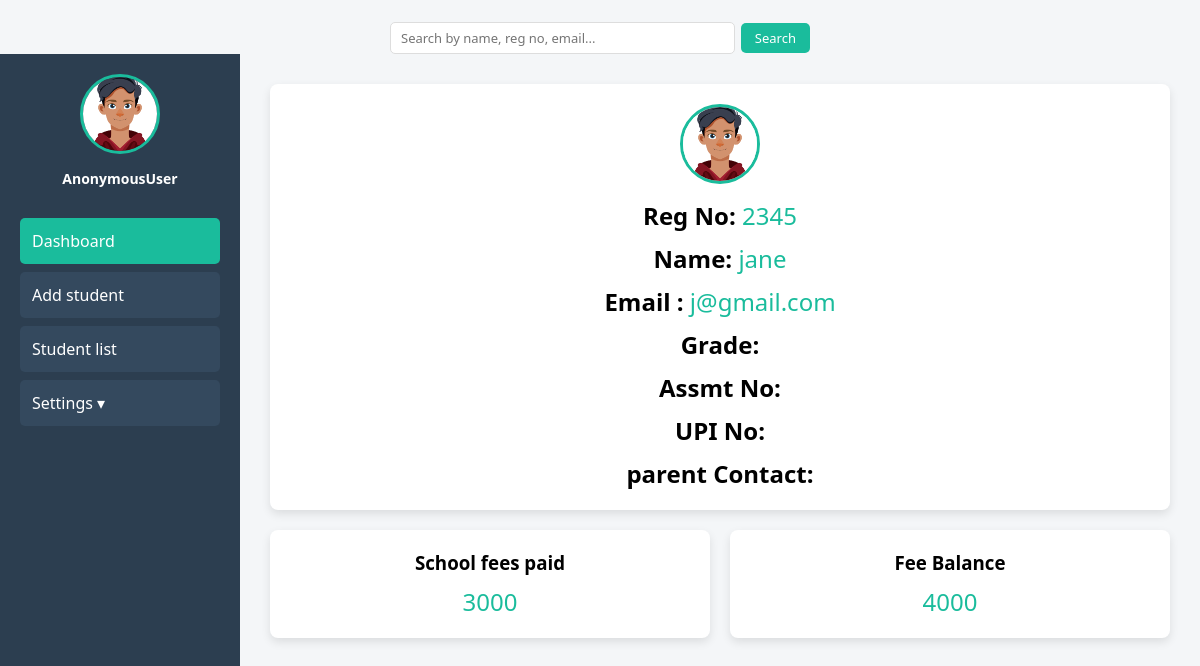
Screenshot of /profile/5/ with the database file from the repository.
### portal/models.py (models this page shows, shortened)
class Student(models.Model):
    reg_no = models.CharField(max_length=50, unique=True)
    name = models.CharField(max_length=100)
    email = models.EmailField()
    grade= models.CharField(max_length=100, blank=True)
    fee_paid = models.CharField(max_length=100, blank=True)
    arrears = models.CharField(max_length=100, blank=True)
    assessment_no=models.CharField(max_length=100, blank=True)
    UPI=models.CharField(max_length=100, blank=True)
    Parent_contact = models.CharField(max_length=100, blank=True)

### portal/views.py (the view)
# urls.py: path('profile/<str:pk>/', views.profile, name='profile'),
def profile(request, pk):
    std= Student.objects.get(id=pk)
    context ={'std': std}
    return render(request, 'profile.html', context)

### portal/templates/profile.html (shortened to what this page needs)
{%include 'main.html'%}
{%load static%}
<!DOCTYPE html>
<html>
<head>
    <link rel="stylesheet" href="style.css">
</head>
<body>
    <div class="content">
     <div class="card" style="text-align:center">
    <img src="{% static 'images/avatar.jpg' %}" class="avatar">
    <p><b style="color: black;">Reg No:  </b> <tr>  {{std.reg_no}}</p>
    <p><b style="color: black;"> Name:  </b> {{std.name}}</p>
    <p><b style="color: black;">Email :  </b> {{std.email}}</p>
    <p><b style="color: black;">Grade: </b> {{std.grade}}</p>
    <p><b style="color: black;">Assmt No:  </b>{{std.assessment_no}}</p>
    <p><b style="color: black;">UPI No:  </b> {{std.UPI}}</p>
    <p><b style="color: black;">parent Contact:  </b> {{std.Parent_contact}}</p>
</div>
  <div class="cards">
            <div class="card">
                <h3>School fees paid</h3>
                <p>{{std.fee_paid}}</p>
            </div>
            <div class="card">
                <h3>Fee Balance</h3>
                <p>{{std.arrears}}</p>
            </div>
    </div>
</div>
</body>
</html>

### portal/templates/style.css (style rules this page uses)
* { margin: 0; padding: 0; box-sizing: border-box; font-family: 'Segoe UI', sans-serif; }
body { background: #f4f6f8; }
.content { flex: 1; padding: 30px; }
.cards { display: grid; grid-template-columns: repeat(auto-fit, minmax(200px, 1fr)); gap: 20px; margin-top: 20px; }
.card { background: #fff; padding: 20px; border-radius: 8px; text-align: center; box-shadow: 0 4px 10px rgba(0,0,0,0.1); }
.card p { font-size: 24px; margin-top: 10px; color: #1abc9c; }
.card { background: white; padding: 20px; border-radius: 8px; box-shadow: 0 4px 10px rgba(0,0,0,0.1); margin-bottom: 20px; }
.cards { display: grid; grid-template-columns: repeat(auto-fit, minmax(200px, 1fr)); gap: 20px; }
.avatar { width: 80px; height: 80px; border-radius: 50%; object-fit: cover; border: 3px solid #1abc9c; margin: 0 auto 15px; display: block; }

### portal/templates/main.html (style rules this page uses)
* { margin: 0; padding: 0; box-sizing: border-box; font-family: 'Segoe UI', sans-serif; }
body { background: #f4f6f8; }
.content { flex: 1; padding: 30px; }
.cards { display: grid; grid-template-columns: repeat(auto-fit, minmax(200px, 1fr)); gap: 20px; margin-top: 20px; }
.card { background: #fff; padding: 20px; border-radius: 8px; text-align: center; box-shadow: 0 4px 10px rgba(0,0,0,0.1); }
.card p { font-size: 24px; margin-top: 10px; color: #1abc9c; }
.card { background: white; padding: 20px; border-radius: 8px; box-shadow: 0 4px 10px rgba(0,0,0,0.1); margin-bottom: 20px; }
.cards { display: grid; grid-template-columns: repeat(auto-fit, minmax(200px, 1fr)); gap: 20px; }
.avatar { width: 70px; height: 70px; border-radius: 50%; border: 3px solid #1abc9c; margin-bottom: 10px; }

### rows the page displays
Student: reg_no "2345", name "jane", email "j@gmail.com", fee_paid "3000", arrears "4000"

### other values shown
{{ request.user }} "AnonymousUser"
